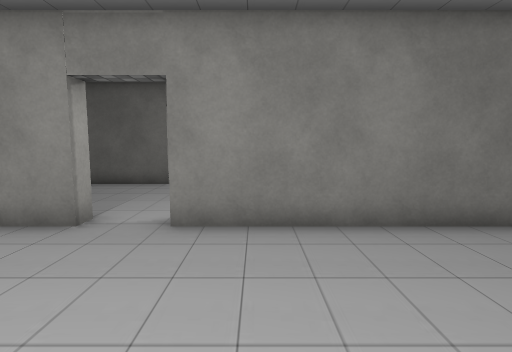
[1] (above)

24 first-person views from a walk through a Unity game level. The camera is 1.5 m above the floor, tilts 6° down and sees 80° across. The floor is counted in squares, 1 m on a side. Each view is taken from the middle of a square. On the plan, view 1 faces up. The plan holds only what a view shows up to about 15 squares ahead; the rest is blank. The place goes on beyond the plan. Some surface patterns are stand-ins.

[2]
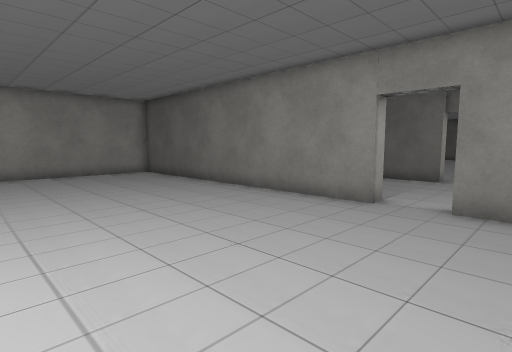

[3]
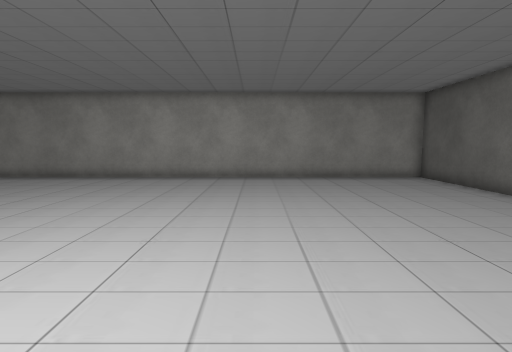

[4]
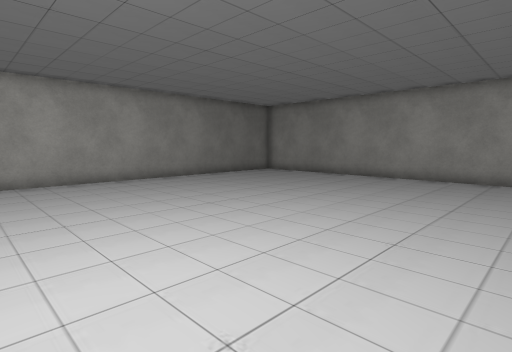

[5]
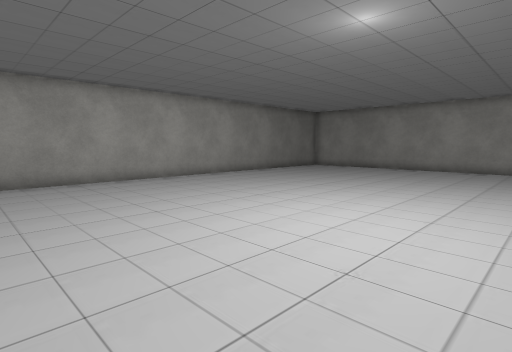

[6]
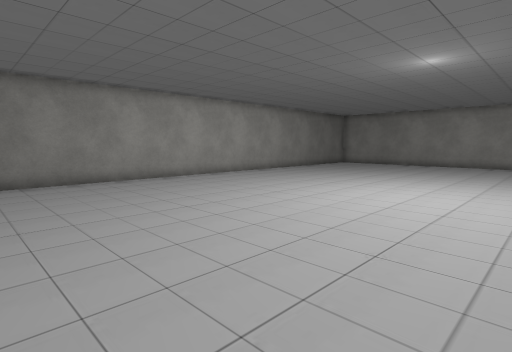

[7]
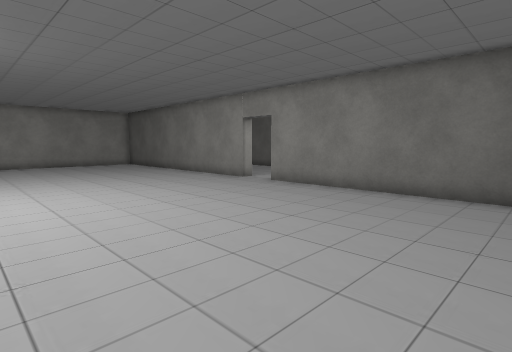

[8]
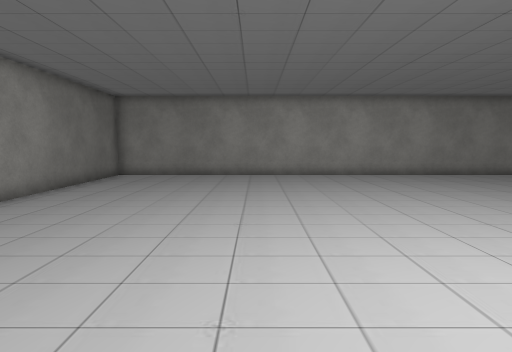

[9]
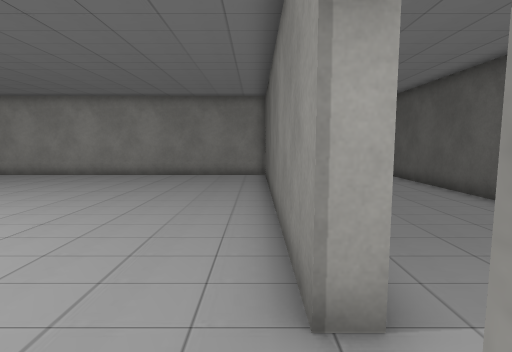

[10]
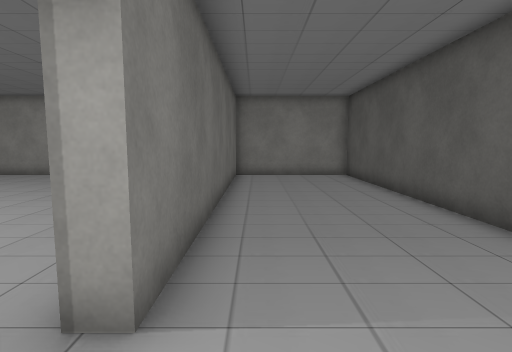

[11]
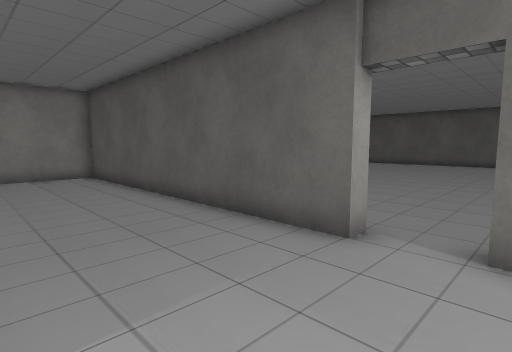

[12]
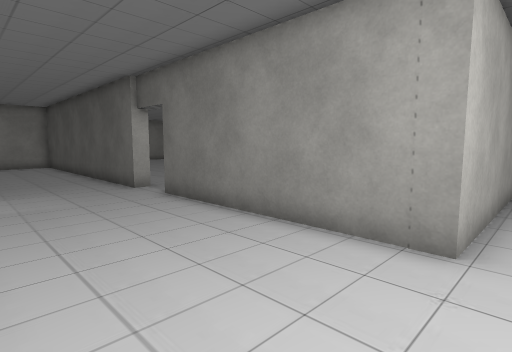

[13]
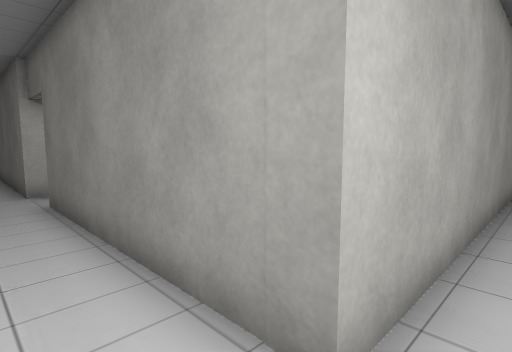

[14]
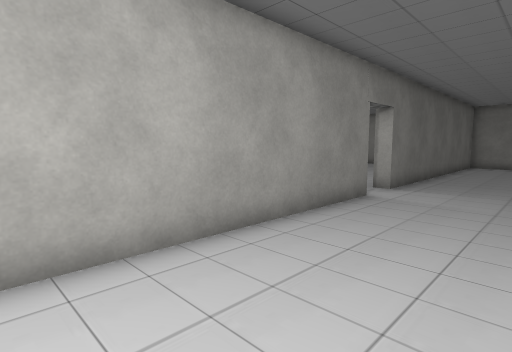

[15]
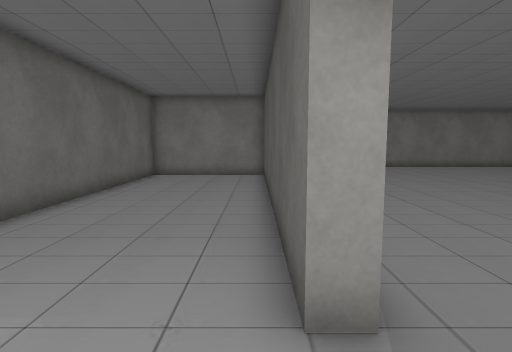

[16]
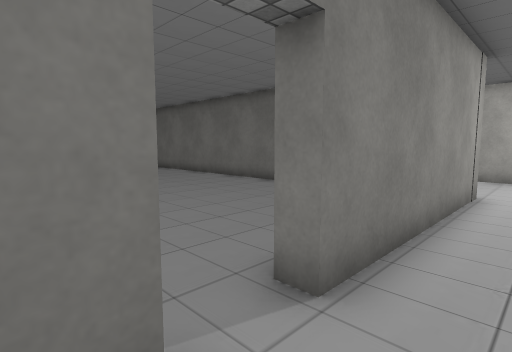

[17]
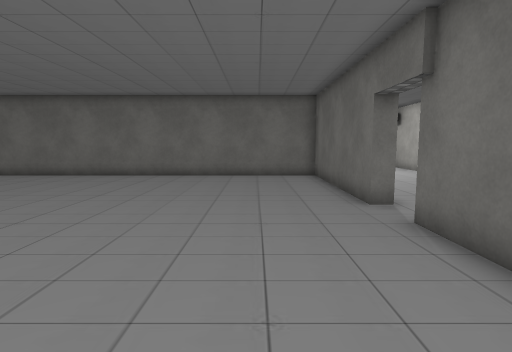

[18]
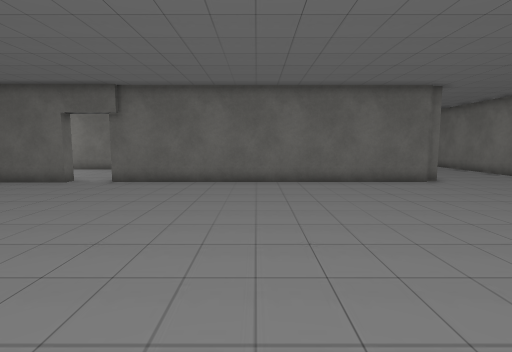

[19]
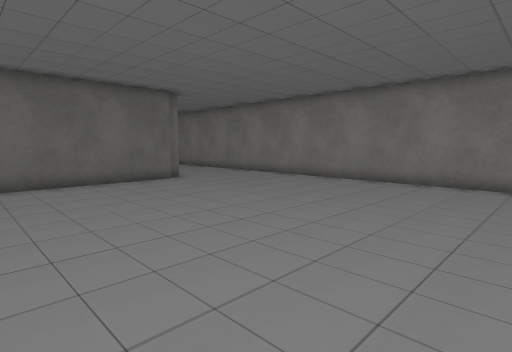

[20]
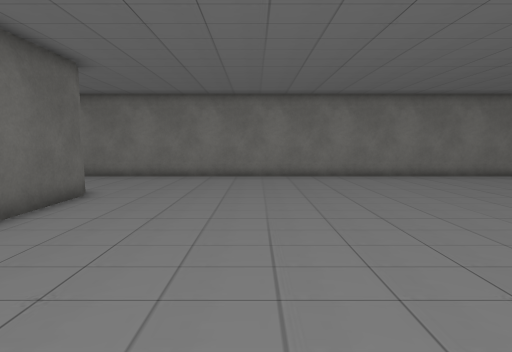

[21]
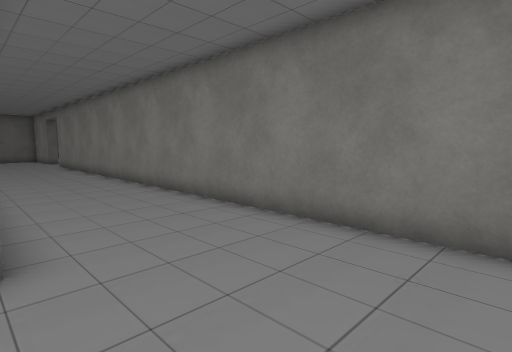

[22]
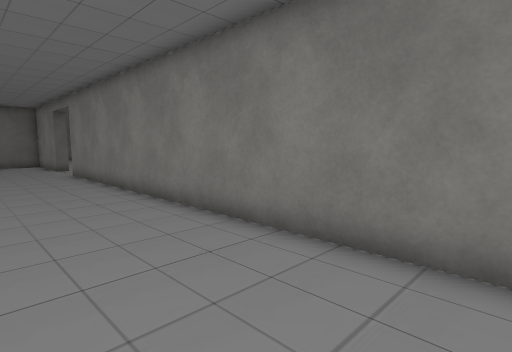

[23]
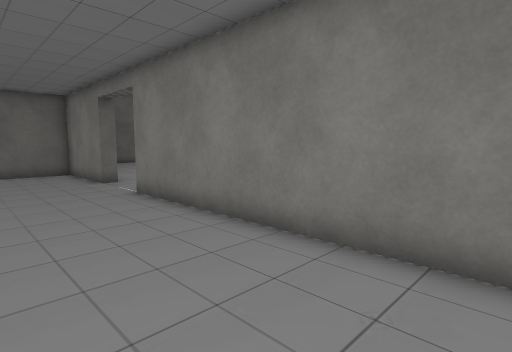

[24]
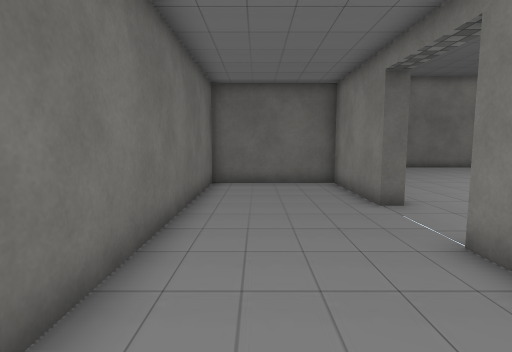

### Floor plan
Points are (right, up) in squares from view 1. A wall is a line through its corners. A room is listed if a view was taken in it or the views show most of it. See-through windows are left out.
Room 1 (views 1, 2, 3, 4, 5, 6, 7, 8, 9)
walls: (-3.3, 5.4) (-15.7, 5.4) (-15.7, -14.6) (6, -14.6); (6.2, 5.4) (-1.6, 5.4)
ways out: opening at (-2.5, 6) to room 2
Room 2 (views 10, 11, 12, 13, 14, 15, 16)
walls: (-3.3, 11.4) (-15.7, 11.4) (-15.7, 6) (-3.3, 6) (-3.3, 5.4); (-1.6, 6) (6.8, 6); (6.1, 20.4) (6.1, 11.6) (-1.5, 11.6)
ways out: opening at (-2.5, 6) to room 1; opening at (-2.5, 12) to room 3
Room 3 (views 17, 18, 19, 20, 21, 22, 23, 24)
walls: (-16.4, 11.7) (-15.9, 11.7); (-15.9, 12) (-3.3, 12) (-3.3, 11.4); (-21, 24.5) (-21, -7.4); (-1.5, 11.6) (-1.5, 12.2) (5.5, 12.2) (5.5, 24.5); (-21.6, -10.3) (-21, -10.3) (-21, -14.6) (-16.3, -14.6) (-16.3, -4.9)
ways out: opening at (-2.5, 12) to room 2

Where each view was taken, in squares from view 1:
view 1: 0 up, 0 right, facing up
view 2: 2 down, 0 right, facing up-left
view 3: 2 down, 2 left, facing left
view 4: 2 down, 2 left, facing down-left
view 5: 2 down, 3 right, facing down-left
view 6: 2 down, 7 right, facing down-left
view 7: 4 down, 7 right, facing up-left
view 8: 8 down, 1 left, facing left
view 9: 5 up, 1 left, facing left
view 10: 7 up, 1 left, facing left
view 11: 7 up, 1 left, facing up-left
view 12: 7 up, 7 right, facing up-left
view 13: 10 up, 7 right, facing up-left
view 14: 10 up, 7 right, facing down-left
view 15: 11 up, 1 left, facing left
view 16: 10 up, 4 left, facing up-right
view 17: 15 up, 9 left, facing right
view 18: 24 up, 9 left, facing down
view 19: 24 up, 9 left, facing down-left
view 20: 17 up, 7 left, facing left
view 21: 16 up, 16 left, facing down-left
view 22: 9 up, 17 left, facing down-left
view 23: 2 up, 17 left, facing down-left
view 24: 3 down, 18 left, facing down
